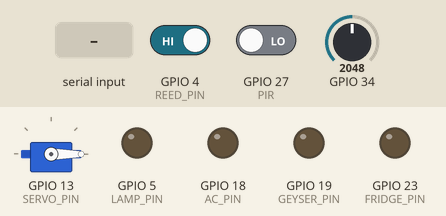
Recording of a sketch running on a simulated ESP32. Parts: servo, output pins drawn as LEDs (lit = HIGH). The test bench sets the inputs (shaded band); at power-on: GPIO 4 (REED_PIN) HIGH, GPIO 27 (PIR) LOW, GPIO 34 = 2048. WiFi joins after 1.5 s; servers stay silent unless stated; uploads are accepted with an empty reply; what the sketch prints to the serial monitor is not drawn.

Above: at 3.2 s.
3.3 s: "LAMP ON\n" received over Serial
At 4.4 s:
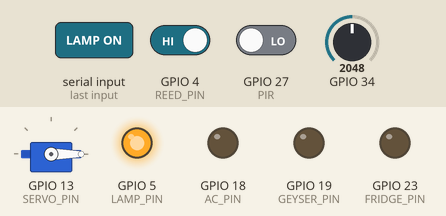
4.8 s: "AC ON\n" received over Serial
At 5.6 s:
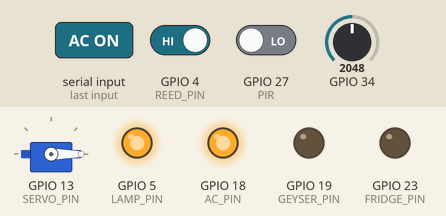
6.3 s: "LAMP OFF\n" received over Serial
At 7.2 s:
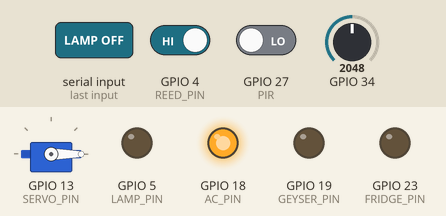
7.9 s: "GEYSER ON\n" received over Serial
At 9.1 s:
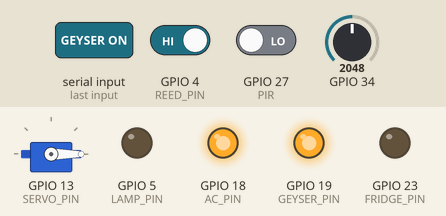
9.4 s: "AC OFF\n" received over Serial
At 10.6 s:
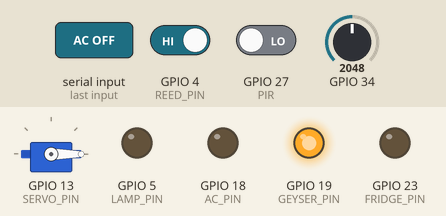
10.9 s: "FRIDGE ON\n" received over Serial
At 11.4 s:
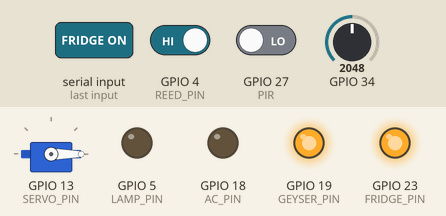
Timing chart, 0 to 13.4 s (numbered marks = the images above; inputs shaded):
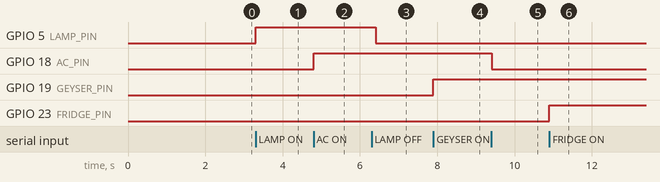

The sketch:

esp32_smarthome.ino
```cpp
/*
 * ================================================================
 *  ESP32 — Bedroom 1 Digital Twin
 *
 *  PIN MAP:
 *    GPIO 5  → Lamp   LED         (output)
 *    GPIO 18 → AC     LED         (output)
 *    GPIO 19 → Geyser LED         (output)
 *    GPIO 23 → Fridge LED         (output)
 *    GPIO 13 → Servo  signal      (output)
 *    GPIO 4  → Reed switch        (INPUT_PULLUP)
 *                LOW  = door CLOSED (magnet present)
 *                HIGH = door OPEN   (magnet removed)
 *
 *  /device/state JSON keys read by this sketch:
 *    lights_on, ac_on, geyser_on, fridge_on, servo_angle
 *
 *  Endpoints used:
 *    GET  /device/state       poll every 1 s  → apply to GPIOs
 *    POST /sensor/push        every 5 s       → temp/humidity/smoke/motion
 *    POST /sensor/fridge-door on reed change  → immediate door status update
 *
 *  Serial commands (115200 baud, line ending = Newline):
 *    LAMP ON / LAMP OFF
 *    AC ON   / AC OFF
 *    GEYSER ON / GEYSER OFF
 *    FRIDGE ON / FRIDGE OFF
 *    DOOR OPEN / DOOR CLOSE
 * ================================================================
 */

#include <WiFi.h>
#include <HTTPClient.h>
#include <ArduinoJson.h>
#include <ESP32Servo.h>

// ── WiFi ──────────────────────────────────────────────────────────────────────
const char* WIFI_SSID = "PN";
const char* WIFI_PASS = "pari@2005";

// ── Backend base URL ──────────────────────────────────────────────────────────
const char* BASE_URL        = "http://10.194.5.85:8000";
// Individual endpoints (built from BASE_URL at setup)
char STATE_URL[64];
char PUSH_URL[64];
char FRIDGE_DOOR_URL[64];

// ── Output pins ───────────────────────────────────────────────────────────────
#define LAMP_PIN    5
#define AC_PIN      18
#define GEYSER_PIN  19
#define FRIDGE_PIN  23
#define SERVO_PIN   13

// ── Input pins ────────────────────────────────────────────────────────────────
#define REED_PIN    4   // INPUT_PULLUP — LOW=closed, HIGH=open

// ── Objects ───────────────────────────────────────────────────────────────────
Servo doorServo;

// ── Device state (mirrors what backend holds) ─────────────────────────────────
bool state_lamp        = false;
bool state_ac          = false;
bool state_geyser      = false;
bool state_fridge      = false;
bool door_open         = false;   // false=0°  true=90°
bool fridge_door_open  = false;   // reed switch reading

// ── Timers ────────────────────────────────────────────────────────────────────
unsigned long lastPoll       = 0;
unsigned long lastPush       = 0;
const unsigned long POLL_MS  = 1000;   // poll /device/state every 1 s
const unsigned long PUSH_MS  = 5000;   // push sensor data every 5 s

// =============================================================================
//  SETTERS — each one drives the GPIO and prints to Serial Monitor
// =============================================================================

void setLamp(bool on) {
  if (state_lamp == on) return;
  state_lamp = on;
  digitalWrite(LAMP_PIN, on ? HIGH : LOW);
  Serial.println("-----------------------------");
  Serial.println(on ? ">>> LAMP ON  <<<" : ">>> LAMP OFF <<<");
  Serial.println("-----------------------------");
}

void setAC(bool on) {
  if (state_ac == on) return;
  state_ac = on;
  digitalWrite(AC_PIN, on ? HIGH : LOW);
  Serial.println("-----------------------------");
  Serial.println(on ? ">>> AC ON  <<<" : ">>> AC OFF <<<");
  Serial.println("-----------------------------");
}

void setGeyser(bool on) {
  if (state_geyser == on) return;
  state_geyser = on;
  digitalWrite(GEYSER_PIN, on ? HIGH : LOW);
  Serial.println("-----------------------------");
  Serial.println(on ? ">>> GEYSER ON  <<<" : ">>> GEYSER OFF <<<");
  Serial.println("-----------------------------");
}

void setFridge(bool on) {
  if (state_fridge == on) return;
  state_fridge = on;
  digitalWrite(FRIDGE_PIN, on ? HIGH : LOW);
  Serial.println("-----------------------------");
  Serial.println(on ? ">>> FRIDGE ON  <<<" : ">>> FRIDGE OFF <<<");
  Serial.println("-----------------------------");
}

void setDoor(bool open_pos) {
  if (door_open == open_pos) return;
  door_open = open_pos;
  doorServo.write(open_pos ? 90 : 0);
  Serial.println("-----------------------------");
  Serial.println(open_pos ? ">>> DOOR OPEN  (90 deg) <<<" : ">>> DOOR CLOSED (0 deg) <<<");
  Serial.println("-----------------------------");
}

// =============================================================================
//  SERIAL COMMANDS
// =============================================================================

void handleSerial() {
  if (!Serial.available()) return;
  String cmd = Serial.readStringUntil('\n');
  cmd.trim();
  cmd.toUpperCase();
  if      (cmd == "LAMP ON")    setLamp(true);
  else if (cmd == "LAMP OFF")   setLamp(false);
  else if (cmd == "AC ON")      setAC(true);
  else if (cmd == "AC OFF")     setAC(false);
  else if (cmd == "GEYSER ON")  setGeyser(true);
  else if (cmd == "GEYSER OFF") setGeyser(false);
  else if (cmd == "FRIDGE ON")  setFridge(true);
  else if (cmd == "FRIDGE OFF") setFridge(false);
  else if (cmd == "DOOR OPEN")  setDoor(true);
  else if (cmd == "DOOR CLOSE") setDoor(false);
  else Serial.println("Unknown. Use: LAMP/AC/GEYSER/FRIDGE ON|OFF  DOOR OPEN|CLOSE");
}

// =============================================================================
//  POLL /device/state — apply dashboard commands to GPIOs
// =============================================================================

bool pollDashboard() {
  if (WiFi.status() != WL_CONNECTED) return false;

  HTTPClient http;
  http.begin(STATE_URL);
  http.setTimeout(2000);
  int code = http.GET();
  bool changed = false;

  if (code == 200) {
    String body = http.getString();
    StaticJsonDocument<256> doc;
    if (!deserializeJson(doc, body)) {

      // ── Read keys that match exactly what the backend returns ──────────────
      bool want_lamp   = doc["lights_on"]   | false;
      bool want_ac     = doc["ac_on"]       | false;
      bool want_geyser = doc["geyser_on"]   | false;   // ← was fan_on — now geyser_on
      bool want_fridge = doc["fridge_on"]   | false;
      int  raw_angle   = doc["servo_angle"] | 0;
      bool want_door   = (raw_angle == 90);

      if (want_lamp   != state_lamp)   { setLamp(want_lamp);     changed = true; }
      if (want_ac     != state_ac)     { setAC(want_ac);         changed = true; }
      if (want_geyser != state_geyser) { setGeyser(want_geyser); changed = true; }
      if (want_fridge != state_fridge) { setFridge(want_fridge); changed = true; }
      if (want_door   != door_open)    { setDoor(want_door);     changed = true; }

      if (!changed) {
        Serial.printf("Poll OK — Lamp:%d AC:%d Geyser:%d Fridge:%d Door:%d\n",
                      state_lamp, state_ac, state_geyser, state_fridge, door_open);
      }
    } else {
      Serial.println("Poll: JSON parse error");
    }
  } else {
    Serial.printf("Poll failed: HTTP %d\n", code);
  }

  http.end();
  return changed;
}

// =============================================================================
//  PUSH /sensor/fridge-door — called immediately on reed-switch change
// =============================================================================

void pushFridgeDoor(bool is_open) {
  if (WiFi.status() != WL_CONNECTED) return;

  StaticJsonDocument<64> doc;
  doc["room"]             = "Bedroom 1";
  doc["fridge_door_open"] = is_open;
  String body;
  serializeJson(doc, body);

  HTTPClient http;
  http.begin(FRIDGE_DOOR_URL);
  http.addHeader("Content-Type", "application/json");
  http.setTimeout(3000);
  int code = http.POST(body);
  Serial.printf("Fridge door push → HTTP %d\n", code);
  http.end();
}

// =============================================================================
//  PUSH /sensor/push — full sensor data every 5 s
// =============================================================================

void pushSensors(float temp, float hum, int smoke, bool motion) {
  if (WiFi.status() != WL_CONNECTED) return;

  bool  smokeAlert = (smoke > 3000);
  float power_w    = (state_lamp   ?   40.0f : 0)
                   + (state_ac     ? 1200.0f : 0)
                   + (state_geyser ? 2000.0f : 0)
                   + (state_fridge ?  150.0f : 0);

  StaticJsonDocument<512> doc;
  doc["room"]             = "Bedroom 1";
  doc["appliance"]        = "ESP32-Bedroom1";
  doc["power_w"]          = power_w;
  doc["temp_c"]           = temp;
  doc["is_on"]            = (state_lamp || state_ac || state_geyser || state_fridge);
  doc["humidity"]         = hum;
  doc["smoke_ppm"]        = smoke;
  doc["smoke_alert"]      = smokeAlert;
  doc["motion"]           = motion;
  doc["fridge_door_open"] = fridge_door_open;

  String body;
  serializeJson(doc, body);

  HTTPClient http;
  http.begin(PUSH_URL);
  http.addHeader("Content-Type", "application/json");
  http.setTimeout(5000);
  int code = http.POST(body);
  Serial.printf("Sensor push → HTTP %d\n", code);
  http.end();
}

// =============================================================================
//  SETUP
// =============================================================================

void setup() {
  Serial.begin(115200);
  delay(500);

  // Build URLs from base
  snprintf(STATE_URL,       sizeof(STATE_URL),       "%s/device/state",        BASE_URL);
  snprintf(PUSH_URL,        sizeof(PUSH_URL),         "%s/sensor/push",         BASE_URL);
  snprintf(FRIDGE_DOOR_URL, sizeof(FRIDGE_DOOR_URL),  "%s/sensor/fridge-door",  BASE_URL);

  // Output pins
  int outPins[] = {LAMP_PIN, AC_PIN, GEYSER_PIN, FRIDGE_PIN};
  for (int p : outPins) { pinMode(p, OUTPUT); digitalWrite(p, LOW); }

  // Servo
  doorServo.setPeriodHertz(50);
  doorServo.attach(SERVO_PIN, 500, 2400);
  doorServo.write(0);

  // Reed switch
  pinMode(REED_PIN, INPUT_PULLUP);

  // WiFi
  WiFi.begin(WIFI_SSID, WIFI_PASS);
  Serial.print("Connecting to WiFi");
  while (WiFi.status() != WL_CONNECTED) { delay(500); Serial.print("."); }
  Serial.println();

  Serial.println("================================");
  Serial.println("  ESP32  BEDROOM 1 DIGITAL TWIN");
  Serial.println("================================");
  Serial.print("IP: ");       Serial.println(WiFi.localIP());
  Serial.print("Backend: ");  Serial.println(BASE_URL);
  Serial.println("Polling /device/state every 1 s");
  Serial.println("Commands: LAMP/AC/GEYSER/FRIDGE ON|OFF  DOOR OPEN|CLOSE");
  Serial.println("================================");
}

// =============================================================================
//  LOOP
// =============================================================================

void loop() {
  unsigned long now = millis();

  // 1. Serial commands — always instant
  handleSerial();

  // 2. Reed switch — check every loop, push immediately on change
  bool reed = (digitalRead(REED_PIN) == HIGH);  // HIGH = open (no magnet)
  if (reed != fridge_door_open) {
    fridge_door_open = reed;
    Serial.println("-----------------------------");
    Serial.println(fridge_door_open ? ">>> FRIDGE DOOR OPEN  <<<" : ">>> FRIDGE DOOR CLOSED <<<");
    Serial.println("-----------------------------");
    pushFridgeDoor(fridge_door_open);   // push immediately, don't wait 5 s
  }

  // 3. Poll dashboard every 1 s — apply any button clicks to GPIOs
  if (now - lastPoll >= POLL_MS) {
    lastPoll = now;
    bool changed = pollDashboard();
    if (changed) {
      // Push sensor data right away so dashboard shows updated device state
      pushSensors(25.0, 60.0, 0, false);   // placeholder values on immediate push
      lastPush = now;
    }
  }

  // 4. Full sensor push every 5 s
  if (now - lastPush >= PUSH_MS) {
    lastPush = now;

    // ── Read sensors ──────────────────────────────────────────────────────────
    // If you have DHT22 connected, replace these with real reads:
    //   float temp = dht.readTemperature();
    //   float hum  = dht.readHumidity();
    // For now using fixed values so the sketch compiles without DHT library:
    float temp  = 25.0;
    float hum   = 60.0;
    int   smoke = analogRead(34);      // MQ2 on GPIO34
    bool  pir   = digitalRead(27);     // PIR on GPIO27

    Serial.println("========== STATUS ==========");
    Serial.printf("Temp:%.1fC  Hum:%.0f%%  MQ2:%d  Smoke:%s  Motion:%s\n",
                  temp, hum, smoke,
                  smoke > 3000 ? "ALERT" : "Clear",
                  pir ? "YES" : "NO");
    Serial.printf("FridgeDoor:%s\n", fridge_door_open ? "OPEN" : "CLOSED");
    Serial.printf("Lamp:%s  AC:%s  Geyser:%s  Fridge:%s  Door:%s\n",
                  state_lamp   ? "ON" : "OFF",
                  state_ac     ? "ON" : "OFF",
                  state_geyser ? "ON" : "OFF",
                  state_fridge ? "ON" : "OFF",
                  door_open    ? "OPEN" : "CLOSED");
    Serial.println("============================");

    if (WiFi.status() != WL_CONNECTED) {
      Serial.println("WiFi lost — reconnecting...");
      WiFi.reconnect();
      delay(3000);
      return;
    }

    pushSensors(temp, hum, smoke, pir);
  }
}
```

Measured:
- after the input at 3.3 s, GPIO 5 (LAMP_PIN): LOW → HIGH at once
- after the input at 4.8 s, GPIO 18 (AC_PIN): LOW → HIGH at once
- after the input at 6.3 s, GPIO 5 (LAMP_PIN): HIGH → LOW after 0.11 s
- after the input at 7.9 s, GPIO 19 (GEYSER_PIN): LOW → HIGH at once
- after the input at 9.4 s, GPIO 18 (AC_PIN): HIGH → LOW at once
- after the input at 10.9 s, GPIO 23 (FRIDGE_PIN): LOW → HIGH at once
